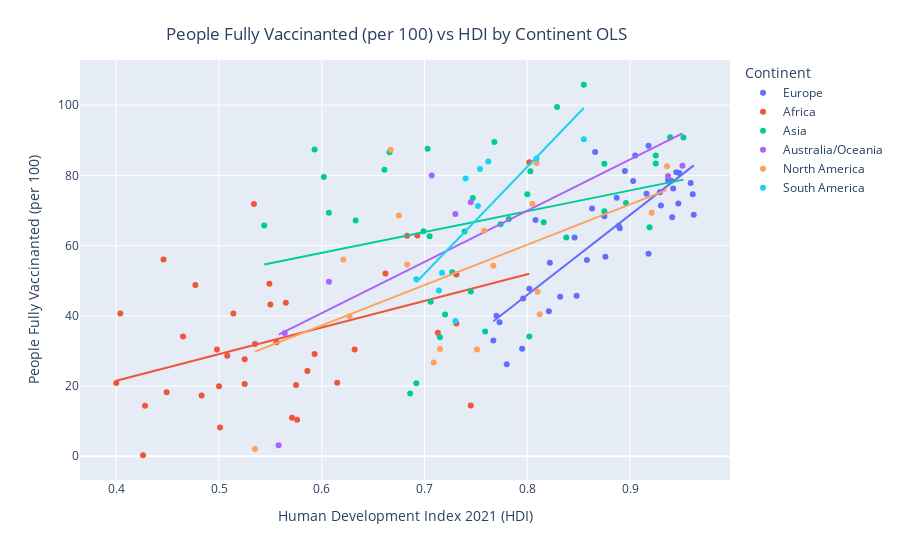

The notebook cell saved with this chart:
### Code cell
fig = px.scatter(covidvisual, x='Human Development Index 2021 (HDI)', y='people_fully_vaccinated_per_hundred', color='Continent', trendline='ols')
fig.update_layout(
    title={
        'text': 'People Fully Vaccinanted (per 100) vs HDI by Continent OLS ',
        'y':0.95,
        'x':0.44,
        'xanchor': 'center',
        'yanchor': 'top'},
yaxis_title='People Fully Vaccinanted (per 100)')
fig.show()

results = px.get_trendline_results(fig)
print(results)

results.px_fit_results.iloc[0].summary()

### Figure 1 — Plotly figure (JSON) as saved in the notebook; plotly's stock layout.template omitted (floating-point values rounded to 4 significant figures)
{"data": [{"hovertemplate": "Continent=Europe<br>Human Development Index 2021 (HDI)=%{x}<br>people_fully_vaccinated_per_hundred=%{y}<extra></extra>", "legendgroup": "Europe", "marker": {"color": "#636efa", "symbol": "circle"}, "mode": "markers", "name": "Europe", "orientation": "v", "showlegend": true, "type": "scatter", "x": [0.796, 0.916, 0.808, 0.937, 0.78, 0.795, 0.858, 0.889, 0.948, 0.89, 0.94, 0.903, 0.942, 0.887, 0.846, 0.959, 0.945, 0.895, 0.863, 0.875, 0.93, 0.77, 0.918, 0.767, 0.832, 0.941, 0.961, 0.876, 0.866, 0.821, 0.822, 0.802, 0.848, 0.918, 0.905, 0.947, 0.962, 0.773, 0.929], "xaxis": "x", "y": [44.91, 74.75, 67.28, 78.66, 26.17, 30.62, 55.86, 65.68, 80.69, 64.97, 78.47, 78.42, 76.24, 73.62, 62.28, 77.82, 80.86, 81.26, 70.57, 68.38, 71.44, 40.03, 88.41, 32.92, 45.43, 68.08, 74.61, 56.82, 86.63, 41.28, 55.07, 47.71, 45.68, 57.66, 85.65, 71.98, 68.8, 38.17, 75.19], "yaxis": "y"}, {"hovertemplate": "<b>OLS trendline</b><br>people_fully_vaccinated_per_hundred = 227.693 * Human Development Index 2021 (HDI) + -136.197<br>R<sup>2</sup>=0.675130<br><br>Continent=Europe<br>Human Development Index 2021 (HDI)=%{x}<br>people_fully_vaccinated_per_hundred=%{y} <b>(trend)</b><extra></extra>", "legendgroup": "Europe", "marker": {"color": "#636efa", "symbol": "circle"}, "mode": "lines", "name": "Europe", "showlegend": false, "type": "scatter", "x": [0.767, 0.77, 0.773, 0.78, 0.795, 0.796, 0.802, 0.808, 0.821, 0.822, 0.832, 0.846, 0.848, 0.858, 0.863, 0.866, 0.875, 0.876, 0.887, 0.889, 0.89, 0.895, 0.903, 0.905, 0.916, 0.918, 0.918, 0.929, 0.93, 0.937, 0.94, 0.941, 0.942, 0.945, 0.947, 0.948, 0.959, 0.961, 0.962], "xaxis": "x", "y": [38.44, 39.13, 39.81, 41.4, 44.82, 45.05, 46.41, 47.78, 50.74, 50.97, 53.24, 56.43, 56.89, 59.16, 60.3, 60.98, 63.03, 63.26, 65.77, 66.22, 66.45, 67.59, 69.41, 69.86, 72.37, 72.82, 72.82, 75.33, 75.56, 77.15, 77.83, 78.06, 78.29, 78.97, 79.43, 79.66, 82.16, 82.62, 82.84], "yaxis": "y"}, {"hovertemplate": "Continent=Africa<br>Human Development Index 2021 (HDI)=%{x}<br>people_fully_vaccinated_per_hundred=%{y}<extra></extra>", "legendgroup": "Africa", "marker": {"color": "#EF553B", "symbol": "circle"}, "mode": "markers", "name": "Africa", "orientation": "v", "showlegend": true, "type": "scatter", "x": [0.745, 0.586, 0.525, 0.693, 0.449, 0.426, 0.576, 0.662, 0.404, 0.571, 0.55, 0.731, 0.498, 0.5, 0.632, 0.465, 0.483, 0.575, 0.514, 0.501, 0.428, 0.556, 0.802, 0.683, 0.446, 0.615, 0.4, 0.535, 0.534, 0.477, 0.713, 0.508, 0.549, 0.731, 0.525, 0.565, 0.593], "xaxis": "x", "y": [14.43, 24.25, 20.54, 62.88, 18.21, 0.26, 10.37, 52.05, 40.63, 10.96, 43.2, 37.8, 30.37, 19.93, 30.38, 34.09, 17.26, 20.26, 40.68, 8.18, 14.37, 32.47, 83.74, 62.79, 56.01, 20.89, 20.81, 31.94, 71.85, 48.77, 35.13, 28.62, 49.11, 51.79, 27.6, 43.7, 29.11], "yaxis": "y"}, {"hovertemplate": "<b>OLS trendline</b><br>people_fully_vaccinated_per_hundred = 75.8875 * Human Development Index 2021 (HDI) + -8.89008<br>R<sup>2</sup>=0.171962<br><br>Continent=Africa<br>Human Development Index 2021 (HDI)=%{x}<br>people_fully_vaccinated_per_hundred=%{y} <b>(trend)</b><extra></extra>", "legendgroup": "Africa", "marker": {"color": "#EF553B", "symbol": "circle"}, "mode": "lines", "name": "Africa", "showlegend": false, "type": "scatter", "x": [0.4, 0.404, 0.426, 0.428, 0.446, 0.449, 0.465, 0.477, 0.483, 0.498, 0.5, 0.501, 0.508, 0.514, 0.525, 0.525, 0.534, 0.535, 0.549, 0.55, 0.556, 0.565, 0.571, 0.575, 0.576, 0.586, 0.593, 0.615, 0.632, 0.662, 0.683, 0.693, 0.713, 0.731, 0.731, 0.745, 0.802], "xaxis": "x", "y": [21.46, 21.77, 23.44, 23.59, 24.96, 25.18, 26.4, 27.31, 27.76, 28.9, 29.05, 29.13, 29.66, 30.12, 30.95, 30.95, 31.63, 31.71, 32.77, 32.85, 33.3, 33.99, 34.44, 34.75, 34.82, 35.58, 36.11, 37.78, 39.07, 41.35, 42.94, 43.7, 45.22, 46.58, 46.58, 47.65, 51.97], "yaxis": "y"}, {"hovertemplate": "Continent=Asia<br>Human Development Index 2021 (HDI)=%{x}<br>people_fully_vaccinated_per_hundred=%{y}<extra></extra>", "legendgroup": "Asia", "marker": {"color": "#00cc96", "symbol": "circle"}, "mode": "markers", "name": "Asia", "orientation": "v", "showlegend": true, "type": "scatter", "x": [0.759, 0.745, 0.875, 0.661, 0.666, 0.829, 0.593, 0.768, 0.896, 0.802, 0.952, 0.633, 0.705, 0.774, 0.686, 0.919, 0.925, 0.72, 0.925, 0.692, 0.607, 0.706, 0.803, 0.747, 0.739, 0.602, 0.816, 0.544, 0.715, 0.699, 0.855, 0.875, 0.939, 0.782, 0.8, 0.838, 0.727, 0.703], "xaxis": "x", "y": [35.49, 46.94, 83.33, 81.59, 86.61, 99.45, 87.37, 89.54, 72.11, 34.08, 90.78, 67.17, 62.68, 66.11, 17.85, 65.19, 83.39, 40.39, 85.68, 20.75, 69.36, 43.98, 81.17, 73.52, 64.02, 79.56, 66.62, 65.75, 33.85, 64.08, 105.8, 69.8, 90.85, 67.57, 74.6, 62.31, 52.4, 87.59], "yaxis": "y"}, {"hovertemplate": "<b>OLS trendline</b><br>people_fully_vaccinated_per_hundred = 59.3275 * Human Development Index 2021 (HDI) + 22.3039<br>R<sup>2</sup>=0.086279<br><br>Continent=Asia<br>Human Development Index 2021 (HDI)=%{x}<br>people_fully_vaccinated_per_hundred=%{y} <b>(trend)</b><extra></extra>", "legendgroup": "Asia", "marker": {"color": "#00cc96", "symbol": "circle"}, "mode": "lines", "name": "Asia", "showlegend": false, "type": "scatter", "x": [0.544, 0.593, 0.602, 0.607, 0.633, 0.661, 0.666, 0.686, 0.692, 0.699, 0.703, 0.705, 0.706, 0.715, 0.72, 0.727, 0.739, 0.745, 0.747, 0.759, 0.768, 0.774, 0.782, 0.8, 0.802, 0.803, 0.816, 0.829, 0.838, 0.855, 0.875, 0.875, 0.896, 0.919, 0.925, 0.925, 0.939, 0.952], "xaxis": "x", "y": [54.58, 57.49, 58.02, 58.32, 59.86, 61.52, 61.82, 63.0, 63.36, 63.77, 64.01, 64.13, 64.19, 64.72, 65.02, 65.43, 66.15, 66.5, 66.62, 67.33, 67.87, 68.22, 68.7, 69.77, 69.88, 69.94, 70.72, 71.49, 72.02, 73.03, 74.22, 74.22, 75.46, 76.83, 77.18, 77.18, 78.01, 78.78], "yaxis": "y"}, {"hovertemplate": "Continent=Australia/Oceania<br>Human Development Index 2021 (HDI)=%{x}<br>people_fully_vaccinated_per_hundred=%{y}<extra></extra>", "legendgroup": "Australia/Oceania", "marker": {"color": "#ab63fa", "symbol": "circle"}, "mode": "markers", "name": "Australia/Oceania", "orientation": "v", "showlegend": true, "type": "scatter", "x": [0.951, 0.73, 0.937, 0.558, 0.707, 0.564, 0.745, 0.607], "xaxis": "x", "y": [82.72, 68.96, 79.85, 3.14, 79.99, 35.12, 72.36, 49.66], "yaxis": "y"}, {"hovertemplate": "<b>OLS trendline</b><br>people_fully_vaccinated_per_hundred = 145.867 * Human Development Index 2021 (HDI) + -46.7601<br>R<sup>2</sup>=0.637148<br><br>Continent=Australia/Oceania<br>Human Development Index 2021 (HDI)=%{x}<br>people_fully_vaccinated_per_hundred=%{y} <b>(trend)</b><extra></extra>", "legendgroup": "Australia/Oceania", "marker": {"color": "#ab63fa", "symbol": "circle"}, "mode": "lines", "name": "Australia/Oceania", "showlegend": false, "type": "scatter", "x": [0.558, 0.564, 0.607, 0.707, 0.73, 0.745, 0.937, 0.951], "xaxis": "x", "y": [34.63, 35.51, 41.78, 56.37, 59.72, 61.91, 89.92, 91.96], "yaxis": "y"}, {"hovertemplate": "Continent=North America<br>Human Development Index 2021 (HDI)=%{x}<br>people_fully_vaccinated_per_hundred=%{y}<extra></extra>", "legendgroup": "North America", "marker": {"color": "#FFA15A", "symbol": "circle"}, "mode": "markers", "name": "North America", "orientation": "v", "showlegend": true, "type": "scatter", "x": [0.812, 0.683, 0.936, 0.809, 0.767, 0.675, 0.627, 0.535, 0.621, 0.709, 0.758, 0.667, 0.805, 0.715, 0.751, 0.81, 0.921], "xaxis": "x", "y": [40.4, 54.63, 82.6, 83.52, 54.22, 68.56, 39.88, 2.06, 56.03, 26.69, 64.19, 87.33, 71.94, 30.56, 30.42, 46.82, 69.36], "yaxis": "y"}, {"hovertemplate": "<b>OLS trendline</b><br>people_fully_vaccinated_per_hundred = 114.838 * Human Development Index 2021 (HDI) + -31.639<br>R<sup>2</sup>=0.266135<br><br>Continent=North America<br>Human Development Index 2021 (HDI)=%{x}<br>people_fully_vaccinated_per_hundred=%{y} <b>(trend)</b><extra></extra>", "legendgroup": "North America", "marker": {"color": "#FFA15A", "symbol": "circle"}, "mode": "lines", "name": "North America", "showlegend": false, "type": "scatter", "x": [0.535, 0.621, 0.627, 0.667, 0.675, 0.683, 0.709, 0.715, 0.751, 0.758, 0.767, 0.805, 0.809, 0.81, 0.812, 0.921, 0.936], "xaxis": "x", "y": [29.8, 39.68, 40.36, 44.96, 45.88, 46.8, 49.78, 50.47, 54.6, 55.41, 56.44, 60.81, 61.26, 61.38, 61.61, 74.13, 75.85], "yaxis": "y"}, {"hovertemplate": "Continent=South America<br>Human Development Index 2021 (HDI)=%{x}<br>people_fully_vaccinated_per_hundred=%{y}<extra></extra>", "legendgroup": "South America", "marker": {"color": "#19d3f3", "symbol": "circle"}, "mode": "markers", "name": "South America", "orientation": "v", "showlegend": true, "type": "scatter", "x": [0.692, 0.754, 0.855, 0.752, 0.74, 0.714, 0.717, 0.762, 0.73, 0.809], "xaxis": "x", "y": [50.4, 81.82, 90.29, 71.26, 79.11, 47.23, 52.28, 83.97, 38.49, 84.79], "yaxis": "y"}, {"hovertemplate": "<b>OLS trendline</b><br>people_fully_vaccinated_per_hundred = 304.547 * Human Development Index 2021 (HDI) + -161.207<br>R<sup>2</sup>=0.601134<br><br>Continent=South America<br>Human Development Index 2021 (HDI)=%{x}<br>people_fully_vaccinated_per_hundred=%{y} <b>(trend)</b><extra></extra>", "legendgroup": "South America", "marker": {"color": "#19d3f3", "symbol": "circle"}, "mode": "lines", "name": "South America", "showlegend": false, "type": "scatter", "x": [0.692, 0.714, 0.717, 0.73, 0.74, 0.752, 0.754, 0.762, 0.809, 0.855], "xaxis": "x", "y": [49.54, 56.24, 57.15, 61.11, 64.16, 67.81, 68.42, 70.86, 85.17, 99.18], "yaxis": "y"}], "layout": {"legend": {"title": {"text": "Continent"}, "tracegroupgap": 0}, "margin": {"t": 60}, "title": {"text": "People Fully Vaccinanted (per 100) vs HDI by Continent OLS ", "x": 0.44, "xanchor": "center", "y": 0.95, "yanchor": "top"}, "xaxis": {"anchor": "y", "domain": [0, 1], "title": {"text": "Human Development Index 2021 (HDI)"}}, "yaxis": {"anchor": "x", "domain": [0, 1], "title": {"text": "People Fully Vaccinanted (per 100)"}}}}
